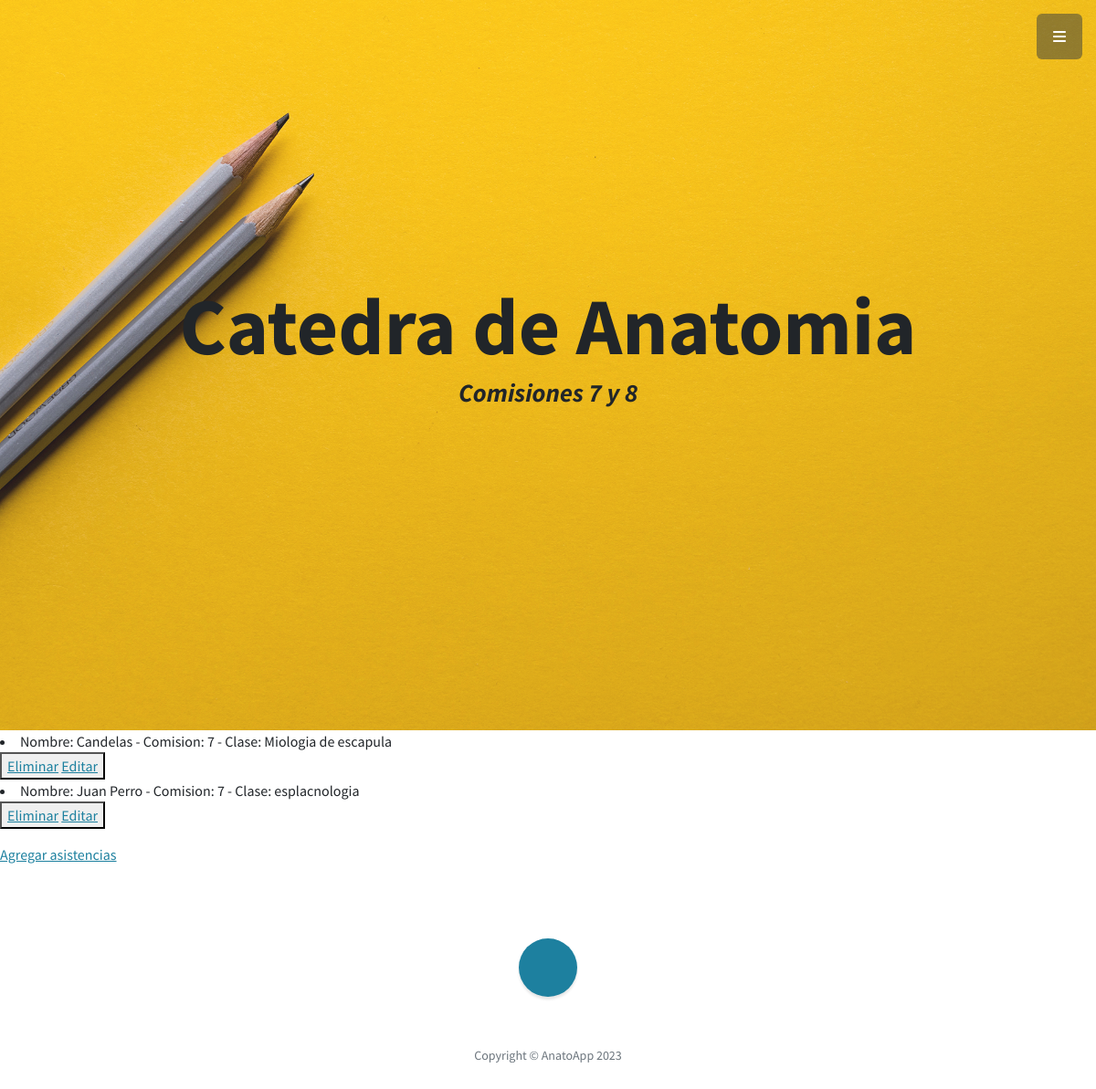
Page /AnatoApp/leerAsistencias on the earlier database version.
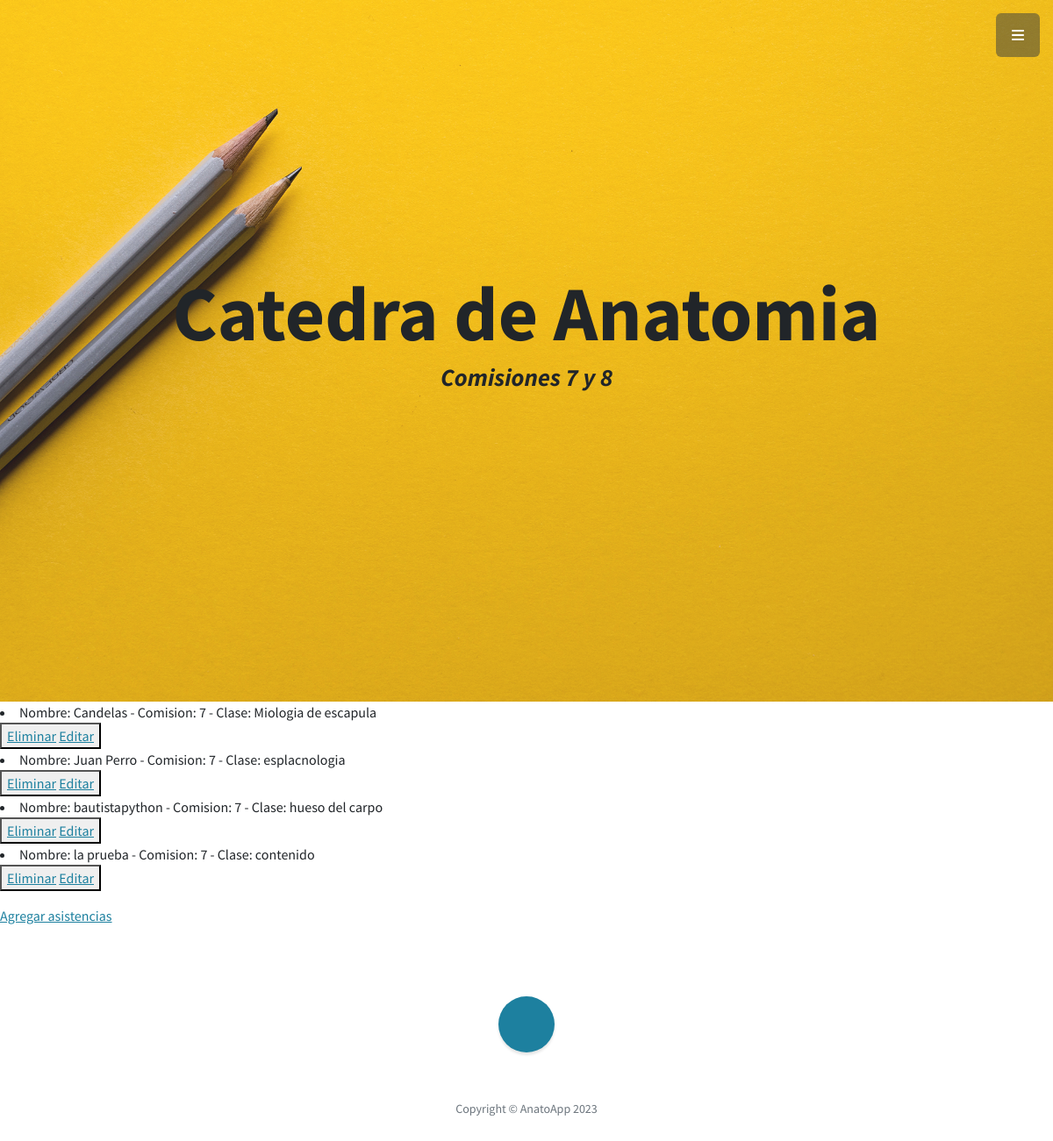
Same page on the later database version.
### AnatoApp/models.py (models this page shows)
class Asistencias(models.Model):
    def __str__(self):
        return f"Nombre: {self.nombre} - Comision: {self.comision} - Clase: {self.clase}"
    nombre = models.CharField(max_length=40)
    comision = models.IntegerField()
    clase = models.CharField(max_length=40)
    presente = models.BooleanField()

### AnatoApp/views.py (the view)
# urls.py: path('leerAsistencias',views.leerAsistencias,name='LeerAsistencias'),
def leerAsistencias(request):
    asistencias= Asistencias.objects.all()
    contexto= {"asistencias": asistencias}
    return render(request, "AnatoApp/leerAsistencias.html",contexto)

### AnatoApp/templates/AnatoApp/leerAsistencias.html (shortened to what this page needs)
{% extends "AnatoApp/pagina2.html" %}
{% load static %}
{% block Alumnos %}
<!DOCTYPE html>
<html lang="en">
<head>
</head>
<body>
    {% for p in asistencias %}
        <li>{{p}}</li>
        <button>
            <a href="{% url 'EliminarAsistencia' p.nombre %}"> Eliminar</a>
            <a href="{% url 'EditarAsistencia' p.nombre %}">Editar</a>
        </button>
    {% endfor %}
    <a href="{% url 'AsistenciasFormulario' %}">Agregar asistencias</a>
</body>
</html>
{% endblock %}

Differences in the rows shown:
added Asistencias: nombre+comision+clase "Nombre: bautistapython - Comision: 7 - Clase: hueso del carpo"
added Asistencias: nombre+comision+clase "Nombre: la prueba - Comision: 7 - Clase: contenido"
